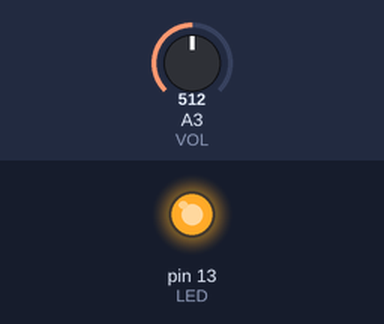
Simulated run of this sketch. Board: Arduino Uno, built with avr-gcc and run on an emulated ATmega328P. On the bench: output pins drawn as LEDs (lit = HIGH). The inputs (shaded band) are chosen by the test bench; at power-on: A3 (VOL) = 512.

Above: at 1.2 s.
1.3 s: A3 (VOL) set to 314
2.8 s: A3 (VOL) set to 298
At 3.8 s:
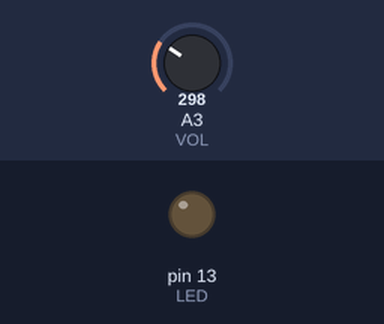
4.3 s: A3 (VOL) set to 511
At 5.0 s:
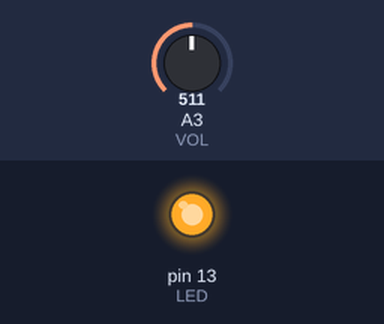
5.8 s: A3 (VOL) set to 306
At 6.1 s:
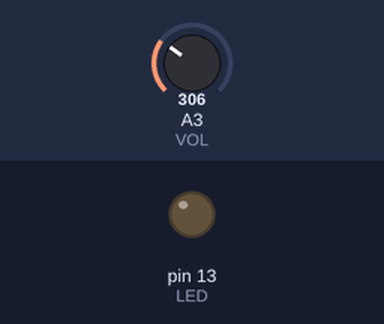
Timing chart, 0 to 8.3 s (numbered marks = the images above; inputs shaded):
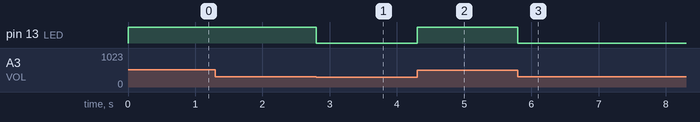

The sketch:

_06_LED_Brightness_Control_by_Volume.ino
```cpp
const int VOL = A3;
const int LED = 13;
int val = 0;

void setup()
{
  pinMode(LED, OUTPUT);
}

void loop()
{
  val = analogRead(VOL);
  val = constrain(val, 10, 600);      // 최소, 최대 한계치 설정
  val = map(val, 10, 600, 0, 255);    // 숫자범위 재설정
  analogWrite(LED, val);
}
```

Measured:
- the behaviour switches between 307 and 306 on A3 (VOL) (found by bisection; images 0 and 1)
- after the input at 1.3 s, every drawn part: stays the same
- after the input at 2.8 s, pin 13 (LED): HIGH → LOW at once
- after the input at 4.3 s, pin 13 (LED): LOW → HIGH at once
- after the input at 5.8 s, pin 13 (LED): HIGH → LOW at once
